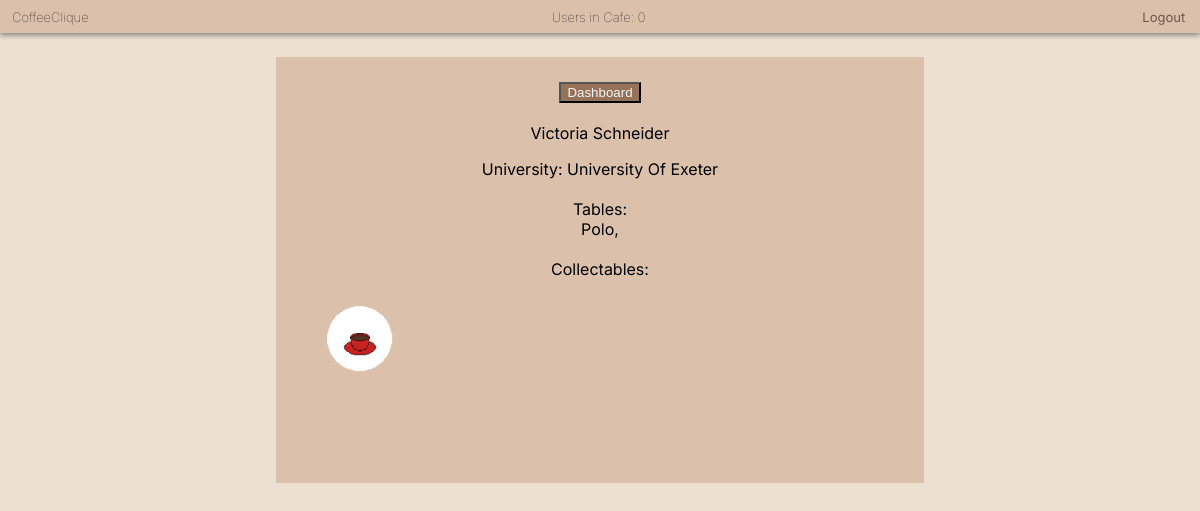
The app's page /profile_page/2 (signed in) with its own data.
### app/models.py (models this page shows, shortened)
class CoffeeUser(AbstractBaseUser):
    AVAILABLE_UNIS = (
        ("University of Exeter", "University of Exeter"),
        ("Test uni", "Test uni")
    )
    email = models.EmailField(verbose_name="email", unique=True)
    date_joined = models.DateTimeField(verbose_name="date_joined",
                                       auto_now_add=True)
    last_login = models.DateTimeField(verbose_name="last_login", auto_now=True)
    is_admin = models.BooleanField(default=False)
    is_active = models.BooleanField(default=True)
    is_staff = models.BooleanField(default=False)
    is_superuser = models.BooleanField(default=False)
    first_name = models.CharField(max_length=50)
    last_name = models.CharField(max_length=50)
    university = models.CharField(max_length=50, choices=AVAILABLE_UNIS)
    year = models.PositiveIntegerField(null=True, blank=True)
    course = models.CharField(max_length=50, blank=True)
    cafe_table_ids = models.ManyToManyField(CafeTable, blank=True)
    points = models.PositiveIntegerField(default=0)
    studying_until = models.DateTimeField(null=True, blank=True)
    share_tables = models.BooleanField(default=True)
    tasks_set_today = models.PositiveIntegerField(default=0)
    next_possible_set = models.DateField(null=True, blank=True)
    student_tasks_completed = models.PositiveIntegerField(default=0)
    next_possible_complete = models.DateField(null=True, blank=True)
    facebook = models.CharField(max_length=255, null=True, blank=True)
    twitter = models.CharField(max_length=255, null=True, blank=True)
    instagram = models.CharField(max_length=255, null=True, blank=True)
    USERNAME_FIELD = "email"  # users log in using their email
    REQUIRED_FIELDS = ["first_name", "last_name", "university", "is_staff"]
    objects = CoffeeUserManager()

class CafeTable(models.Model):
    table_id = models.CharField(max_length=50)
    university = models.CharField(max_length=50)

### app/views.py (the view)
# urls.py: path('profile_page/<pk>', views.profile_page,
@login_required(login_url='/')
def profile_page(request, pk):
    try:
        viewing_user = CoffeeUser.objects.get(id=pk)
    except CoffeeUser.DoesNotExist:
        return redirect('/handler404')
    context = {
        'year_entered': False,
        'course_entered': False,
        'num_users': get_number_current_users()
    }
    viewing_user = CoffeeUser.objects.get(id=pk)
    context['user'] = viewing_user
    if viewing_user.course:
        context['course_entered'] = True
    if viewing_user.year:
        context['year_entered'] = True
    if viewing_user.share_tables and viewing_user.is_staff is not True:
        tables = viewing_user.cafe_table_ids.values_list('table_id', flat=True)
        tables = filter(lambda x: x.startswith("COURSE: ") is not True, tables)
    else:
        tables = []
    context['tables'] = tables
    collectables = []
    if viewing_user.is_staff is not True:
        points_level = check_points_treshold(viewing_user.points)
        for i in range(int(points_level)+1):
            collectables.append(list_coffee_link[i])
    context['collectable_pictures'] = collectables
    return render(request, "profile_page.html", context)

### app/small_scripts_def.py (called while the page is built)
def check_points_treshold(total_points):
    level = total_points/50
    if level >= 9:
        level = 9
    return level

### app/views.py (called while the page is built)
def get_number_current_users():
    active_sessions = Session.objects.filter(expire_date__gte=timezone.now())
    active = 0
    for session in active_sessions:
        data = session.get_decoded()
        if data != {}:
            active += 1
    return active

### app/templates/profile_page.html (shortened to what this page needs)
<!DOCTYPE html>
<html lang="en">
<head>
  {% load static %}
  <link rel="stylesheet" type="text/css" href="{% static 'css/basic.css' %}"></link>
  <link rel="stylesheet" type="text/css" href="{% static 'css/profile_page.css' %}"></link>
</head>
<body>
  <div class="top_bar">
    <h6 class="app_name">CoffeeClique</h6>
    <h6 class="user_count">Users in Cafe: {{ num_users }}</h6>
    <a class="logout" href="{% url 'logout' %}">Logout</a>
  </div>
  <div class="main">
    <button onclick="document.location='../dashboard'" id="dashboard">Dashboard</button><br><br>
    <div class="user_info">
      <div class="name">{{ user.first_name }} {{ user.last_name }}</div>
      University: {{ user.university }}<br><br>
      {% if user.is_staff is not True %}
        Tables:<br>
        {% for table in tables %}
        {{ table }},
        {% endfor %}
      {% endif %}
    </div>
    {% if user.is_staff is not True %}<br>
    Collectables:<br><br>
    <div class="grid_collectables">
      {% for img in collectable_pictures %}
        <img class="noinv" src="{% static img %}">
      {% endfor %}
    </div>
    {% endif %}
  </div>
</body>
</html>

### app/static/css/basic.css (style rules this page uses)
body { background-color: #ece0d1; margin: 0%; font-family: 'Inter', sans-serif; }
.top_bar { background-color: #dbc1ac; box-shadow: 0px 2.5px 5px #888888; padding-left: 1%; }
.app_name { margin: 0; padding-top: 9px; padding-bottom: 8px; font-size: small; font-weight:lighter; display: inline-block; width: 32%; }
.user_count { margin: 0; padding-top: 9px; padding-bottom: 8px; font-size: small; font-weight:lighter; width: 34%; display: inline-block; text-align: center; }
.logout { display: inline-block; width: 32%; text-align: right; font-size: small; }
a:link { color: #705644; background-color: transparent; text-decoration: none; }

### app/static/css/profile_page.css (style rules this page uses)
.main { background-color: #dbc1ac; text-align: center; width: 50%; margin: auto; margin-top: 2%; margin-bottom: 2%; padding: 2%; }
button { background-color: #967259; color: whitesmoke; }
a { text-decoration: none; }
.user_info { text-transform: capitalize; }
.grid_collectables { display: grid; grid-template-columns: repeat(5, 1fr); grid-template-rows: repeat(2, 1fr); }
.grid_collectables img { width: 80px; height: auto; margin: auto; }

### records on screen
CoffeeUser: first_name "Victoria", last_name "Schneider", university "University Of Exeter", is_staff False (drawn)
CafeTable: table "Polo"

### other values on screen
{{ num_users }} "0"
